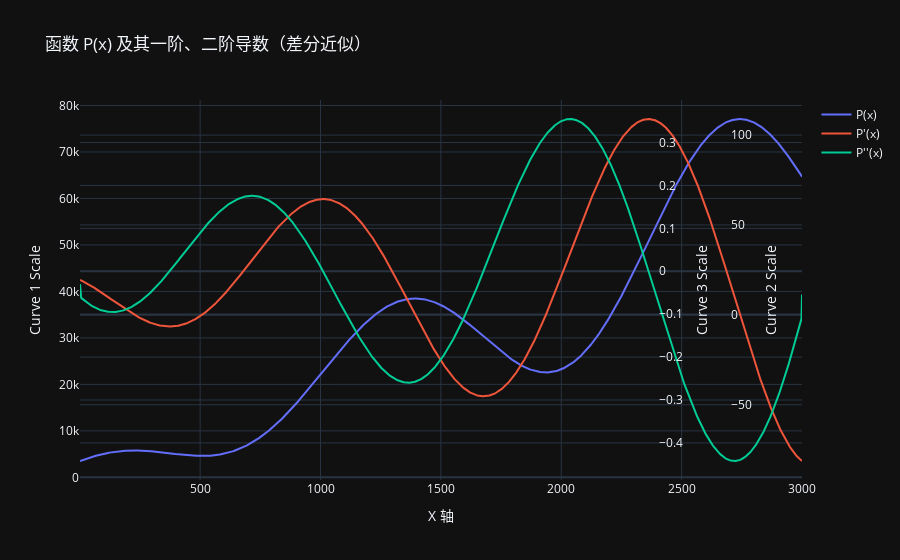

Here is the notebook cell this chart was saved with:
### Code cell
# 定义常数（示例值，可以根据实际情况修改）
a = 0.00133371
c = 4.35524222
l = 5.05873625
k = 1.16825167
x0 = 170.347532
x1 = 225.181093
x2 = 2.03821704
t = 221.149676


# 定义函数P(x)
def fn_m(x, l:float, k:float, x0:float, c:float):
    return l*((x+x0)**k) + c

def fn_a(x, a:float, x1: float):
    tmp = 1 + a * ( x + x1 )
    # tmp至少为1
    tmp[tmp < 1] = 1

    return 1 / (1 + np.log(tmp))

def fn_s(x, x2: float, t:float):
    return np.sin( x / t + x2)

def fn_price(x, a:float, c:float, l:float, k:float, x0:float, x1: float, x2:float, t:float):
    return fn_m(x, l, k, x0, c) * ( 1 + fn_a(x, a, x1) * fn_s(x, x2, t))

def P(x):
    return fn_price(x, a, c, l, k, x0, x1, x2, t)

# 生成x轴数据，注意保证x>0且能使对数内项正
x_vals = np.linspace(1, 3000, 3000)
y_vals = P(x_vals)

# 利用差分方法计算一阶导数和二阶导数（np.gradient 返回与输入同尺寸的数组）
dy_dx = np.gradient(y_vals, x_vals)        # 一阶导数
d2y_dx2 = np.gradient(dy_dx, x_vals)         # 二阶导数

# 使用 Plotly 绘图
fig = go.Figure()

# 绘制原函数P(x)
fig.add_trace(go.Scatter(x=x_vals, y=y_vals, mode='lines', name='P(x)', yaxis='y'))

# 绘制一阶导数曲线
fig.add_trace(go.Scatter(x=x_vals, y=dy_dx, mode='lines', name="P'(x)", yaxis='y2'))

# 绘制二阶导数曲线
fig.add_trace(go.Scatter(x=x_vals, y=d2y_dx2, mode='lines', name="P''(x)", yaxis='y3'))

# 更新图形布局
fig.update_layout(
    title='函数 P(x) 及其一阶、二阶导数（差分近似）',
    xaxis=dict(title="X 轴"),
    # 默认 y 轴配置
    yaxis=dict(
        title="Curve 1 Scale",
        side="left"
    ),
    # 第二个 y 轴，覆盖在第一个 y 轴上，显示在右侧
    yaxis2=dict(
        title="Curve 2 Scale",
        overlaying="y",
        side="right",
        position=0.9  # 控制 yaxis2 在图中的横向位置（0 到 1）
    ),
    # 第三个 y 轴，覆盖在第一个 y 轴上，显示在右侧但位置稍微靠左于 yaxis2
    yaxis3=dict(
        title="Curve 3 Scale",
        overlaying="y",
        side="right",
        position=0.8  # 例如设置为 0.8，使其与 yaxis2 分开显示
    ),
)

fig.show()

### Figure 1 — Plotly figure (JSON) as saved in the notebook; plotly's stock layout.template omitted (floating-point values rounded to 4 significant figures; data arrays with more than 128 entries replaced by an {"elided": "..."} marker saying what was removed)
{"data": [{"mode": "lines", "name": "P(x)", "x": {"elided": "3000 float values"}, "y": {"elided": "3000 float values"}, "yaxis": "y", "type": "scatter"}, {"mode": "lines", "name": "P'(x)", "x": {"elided": "3000 float values"}, "y": {"elided": "3000 float values"}, "yaxis": "y2", "type": "scatter"}, {"mode": "lines", "name": "P''(x)", "x": {"elided": "3000 float values"}, "y": {"elided": "3000 float values"}, "yaxis": "y3", "type": "scatter"}], "layout": {"yaxis": {"title": {"text": "Curve 1 Scale"}, "side": "left"}, "yaxis2": {"title": {"text": "Curve 2 Scale"}, "overlaying": "y", "side": "right", "position": 0.9}, "yaxis3": {"title": {"text": "Curve 3 Scale"}, "overlaying": "y", "side": "right", "position": 0.8}, "title": {"text": "函数 P(x) 及其一阶、二阶导数（差分近似）"}, "xaxis": {"title": {"text": "X 轴"}}}}
